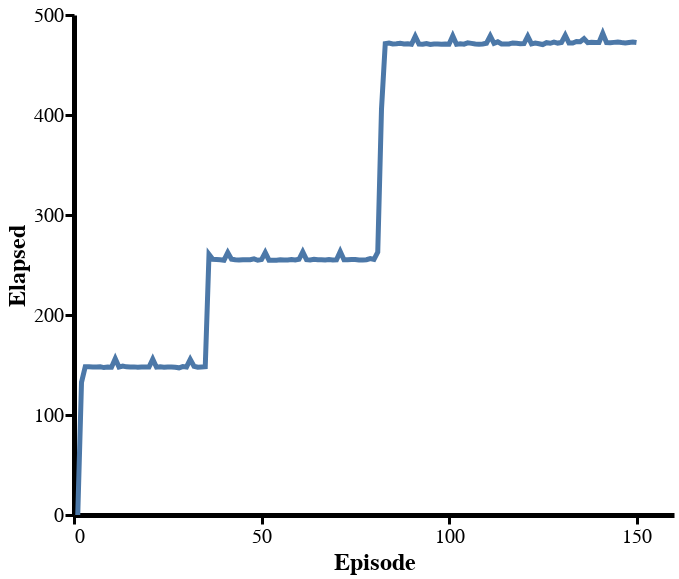

The notebook cell this image was saved under:
### Code cell
alt.themes.enable('publication')
jobs = [
    load_jobs('manipulator_v5_density_state_scale1', subdir='exploration', root='/home/will/vlg4/exploration-reimplement'),
]
data = pd.concat(jobs, sort=False)

N = 150
subset = data
# subset = subset[((subset.episode % 5 == 0) & (subset.test)) | ((subset.episode % 3 == 0) & (~subset.test))]
subset = subset[(subset['episode'] <= N)]
chart = make_base_chart(
    subset, 
    title="", 
    window=20,
)

plot_with_bars(chart, 'elapsed', y_args={'title': 'Elapsed'}, test=False, title_flag='')

### Figure 1 — Vega-Lite specification as saved in the notebook (floating-point values rounded to 4 significant figures; data arrays with more than 128 entries replaced by an {"elided": "..."} marker saying what was removed)
{"config": {"view": {"height": 500, "width": 600, "strokeWidth": 0, "background": "white"}, "title": {"fontSize": 24}, "range": {"category": {"scheme": "set2"}, "ordinal": {"scheme": "set2"}}, "axis": {"titleFontSize": 24, "labelFontSize": 20, "grid": false, "domainWidth": 5, "domainColor": "333", "tickWidth": 3, "tickSize": 9, "tickCount": 4, "tickColor": "333", "tickOffset": 0}, "legend": {"titleFontSize": 24, "labelFontSize": 20, "labelLimit": 0, "titleLimit": 0, "orient": "top-left", "titlePadding": 10, "fillColor": "#ffffff88", "cornerRadius": 0}, "rule": {"size": 3, "color": "999"}, "line": {"size": 5}}, "layer": [{"mark": {"type": "circle", "opacity": 1, "size": 0}, "encoding": {"x": {"type": "quantitative", "field": "episode", "title": "Episode"}, "y": {"type": "quantitative", "aggregate": "mean", "field": "elapsed", "title": "Elapsed"}}, "title": "", "transform": [{"calculate": "(datum.score > 0.5)", "as": "has_score"}, {"window": [{"op": "sum", "field": "novelty_score", "as": "sum_novelty"}], "frame": [null, 0], "groupby": ["name", "test"], "sort": [{"field": "episode", "order": "ascending"}]}, {"window": [{"op": "sum", "field": "score", "as": "sum_score"}], "frame": [null, 0], "groupby": ["name", "test"], "sort": [{"field": "episode", "order": "ascending"}]}, {"window": [{"op": "sum", "field": "has_score", "as": "count_score"}], "frame": [null, 0], "groupby": ["name", "test"], "sort": [{"field": "episode", "order": "ascending"}]}, {"window": [{"op": "mean", "field": "score", "as": "rolling_mean_score"}], "frame": [-20, 0], "groupby": ["name", "test"], "sort": [{"field": "episode", "order": "ascending"}]}, {"window": [{"op": "mean", "field": "novelty_score", "as": "rolling_mean_novelty"}], "frame": [-20, 0], "groupby": ["name", "test"], "sort": [{"field": "episode", "order": "ascending"}]}, {"calculate": "(((datum.name === 'SAC') * datum.score) + ((datum.name !== 'SAC') * datum.rolling_mean_score))", "as": "smoothed_score"}, {"filter": "(datum.test === false)"}]}, {"mark": {"type": "errorband", "extent": "ci"}, "encoding": {"x": {"type": "quantitative", "field": "episode", "title": "Episode"}, "y": {"type": "quantitative", "field": "elapsed", "title": "Elapsed"}}, "title": "", "transform": [{"calculate": "(datum.score > 0.5)", "as": "has_score"}, {"window": [{"op": "sum", "field": "novelty_score", "as": "sum_novelty"}], "frame": [null, 0], "groupby": ["name", "test"], "sort": [{"field": "episode", "order": "ascending"}]}, {"window": [{"op": "sum", "field": "score", "as": "sum_score"}], "frame": [null, 0], "groupby": ["name", "test"], "sort": [{"field": "episode", "order": "ascending"}]}, {"window": [{"op": "sum", "field": "has_score", "as": "count_score"}], "frame": [null, 0], "groupby": ["name", "test"], "sort": [{"field": "episode", "order": "ascending"}]}, {"window": [{"op": "mean", "field": "score", "as": "rolling_mean_score"}], "frame": [-20, 0], "groupby": ["name", "test"], "sort": [{"field": "episode", "order": "ascending"}]}, {"window": [{"op": "mean", "field": "novelty_score", "as": "rolling_mean_novelty"}], "frame": [-20, 0], "groupby": ["name", "test"], "sort": [{"field": "episode", "order": "ascending"}]}, {"calculate": "(((datum.name === 'SAC') * datum.score) + ((datum.name !== 'SAC') * datum.rolling_mean_score))", "as": "smoothed_score"}, {"filter": "(datum.test === false)"}]}, {"mark": "line", "encoding": {"x": {"type": "quantitative", "field": "episode", "title": "Episode"}, "y": {"type": "quantitative", "aggregate": "mean", "field": "elapsed", "title": "Elapsed"}}, "title": "", "transform": [{"calculate": "(datum.score > 0.5)", "as": "has_score"}, {"window": [{"op": "sum", "field": "novelty_score", "as": "sum_novelty"}], "frame": [null, 0], "groupby": ["name", "test"], "sort": [{"field": "episode", "order": "ascending"}]}, {"window": [{"op": "sum", "field": "score", "as": "sum_score"}], "frame": [null, 0], "groupby": ["name", "test"], "sort": [{"field": "episode", "order": "ascending"}]}, {"window": [{"op": "sum", "field": "has_score", "as": "count_score"}], "frame": [null, 0], "groupby": ["name", "test"], "sort": [{"field": "episode", "order": "ascending"}]}, {"window": [{"op": "mean", "field": "score", "as": "rolling_mean_score"}], "frame": [-20, 0], "groupby": ["name", "test"], "sort": [{"field": "episode", "order": "ascending"}]}, {"window": [{"op": "mean", "field": "novelty_score", "as": "rolling_mean_novelty"}], "frame": [-20, 0], "groupby": ["name", "test"], "sort": [{"field": "episode", "order": "ascending"}]}, {"calculate": "(((datum.name === 'SAC') * datum.score) + ((datum.name !== 'SAC') * datum.rolling_mean_score))", "as": "smoothed_score"}, {"filter": "(datum.test === false)"}]}], "data": {"name": "data-a260007191642c3203a1b76bfc0935c3"}, "title": "", "$schema": "https://vega.github.io/schema/vega-lite/v4.8.1.json", "datasets": {"data-a260007191642c3203a1b76bfc0935c3": {"elided": "300 records"}}}
